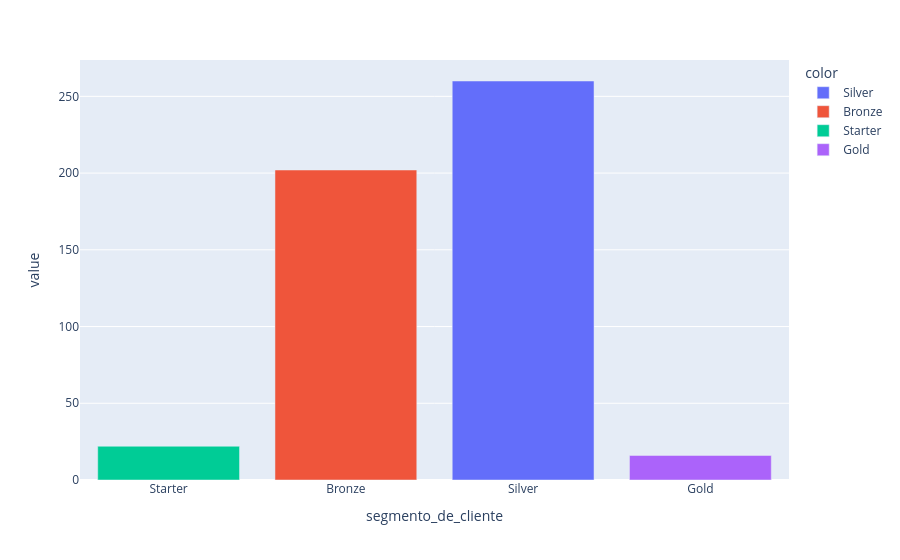

Source (notebook cell):
### Code cell
# Distribuição de Variável Target - Contagem

px.bar(contagem_target, color=contagem_target.index,category_orders={'segmento_de_cliente' : list_Segmentos})

### Figure 1 — Plotly figure (JSON) as saved in the notebook; plotly's stock layout.template omitted (floating-point values rounded to 4 significant figures)
{"data": [{"hovertemplate": "color=Silver<br>segmento_de_cliente=%{x}<br>value=%{y}<extra></extra>", "legendgroup": "Silver", "marker": {"color": "#636efa", "pattern": {"shape": ""}}, "name": "Silver", "orientation": "v", "showlegend": true, "textposition": "auto", "type": "bar", "x": ["Silver"], "xaxis": "x", "y": [260], "yaxis": "y"}, {"hovertemplate": "color=Bronze<br>segmento_de_cliente=%{x}<br>value=%{y}<extra></extra>", "legendgroup": "Bronze", "marker": {"color": "#EF553B", "pattern": {"shape": ""}}, "name": "Bronze", "orientation": "v", "showlegend": true, "textposition": "auto", "type": "bar", "x": ["Bronze"], "xaxis": "x", "y": [202], "yaxis": "y"}, {"hovertemplate": "color=Starter<br>segmento_de_cliente=%{x}<br>value=%{y}<extra></extra>", "legendgroup": "Starter", "marker": {"color": "#00cc96", "pattern": {"shape": ""}}, "name": "Starter", "orientation": "v", "showlegend": true, "textposition": "auto", "type": "bar", "x": ["Starter"], "xaxis": "x", "y": [22], "yaxis": "y"}, {"hovertemplate": "color=Gold<br>segmento_de_cliente=%{x}<br>value=%{y}<extra></extra>", "legendgroup": "Gold", "marker": {"color": "#ab63fa", "pattern": {"shape": ""}}, "name": "Gold", "orientation": "v", "showlegend": true, "textposition": "auto", "type": "bar", "x": ["Gold"], "xaxis": "x", "y": [16], "yaxis": "y"}], "layout": {"barmode": "relative", "legend": {"title": {"text": "color"}, "tracegroupgap": 0}, "margin": {"t": 60}, "xaxis": {"anchor": "y", "categoryarray": ["Starter", "Bronze", "Silver", "Gold"], "categoryorder": "array", "domain": [0, 1], "title": {"text": "segmento_de_cliente"}}, "yaxis": {"anchor": "x", "domain": [0, 1], "title": {"text": "value"}}}}
